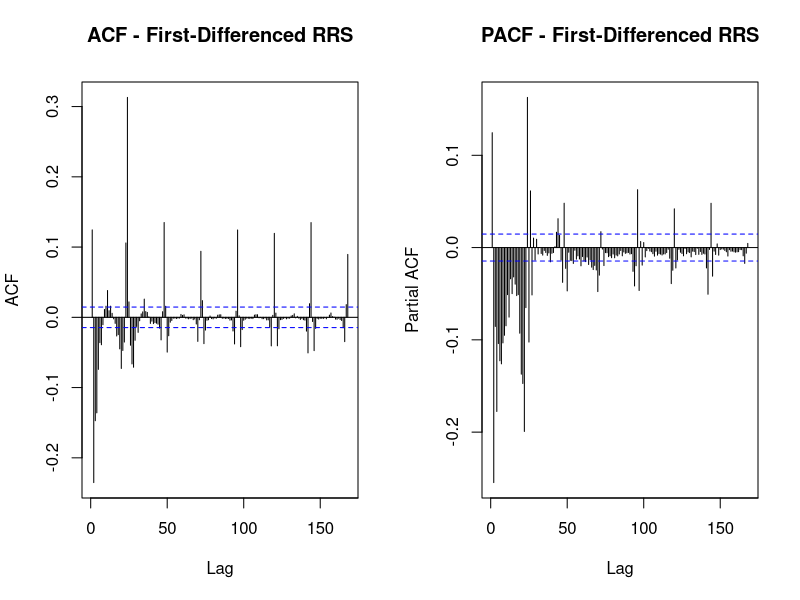

Reproduce this figure in R. (Note: this script raises an error after producing the figure.)
## ---- chunk 1
library(lubridate)
library(ggplot2)
library(forecast)
library(tidyverse)

#Load processed training data exported from data exploration
train_data <- read.csv("./Data/train_period_clean/data_train.csv")
## ---- chunk 2
#Apply first difference
RRS_diff1 <- diff(train_data$RRS, differences = 1)

par(mfrow=c(1,2))
Acf(RRS_diff1,  lag.max = 168, main = "ACF - First-Differenced RRS")
Pacf(RRS_diff1, lag.max = 168, main = "PACF - First-Differenced RRS")
par(mfrow=c(1,1))
## ---- chunk 3
ARIMA_RRS <- Arima(ts_RRS_arima,
                   order = c(1, 1, 1),
                   include.drift = FALSE)

print(ARIMA_RRS)
## ---- chunk 4
checkresiduals(ARIMA_RRS)
## ---- chunk 5
lb_test <- Box.test(ARIMA_RRS$residuals, lag = 24, type = "Ljung-Box")
print(lb_test)
## ---- chunk 6
#Generate Fourier terms for daily cycle (period = 24, k = 6)
fourier_train <- fourier(ts_RRS_arima, K = 6)

#Fit ARIMA(1,1,1) with Fourier terms as external regressors
ARIMA_Fourier_RRS <- Arima(ts_RRS_arima,
                            order = c(1, 1, 1),
                            include.drift = FALSE,
                            xreg = fourier_train)

print(ARIMA_Fourier_RRS)
## ---- chunk 7
checkresiduals(ARIMA_Fourier_RRS)
## ---- chunk 8
lb_test_fourier <- Box.test(ARIMA_Fourier_RRS$residuals, lag = 24, type = "Ljung-Box")
print(lb_test_fourier)
## ---- chunk 9
#Load test data
test_data <- read.csv("./Data/test_period_clean/data_test.csv")
n_test <- nrow(test_data)

#ARIMA(1,1,1) forecast and accuracy
forecast_arima <- forecast(ARIMA_RRS, h = n_test)
accuracy(forecast_arima, test_data$RRS)
## ---- chunk 10
#ARIMA + Fourier forecast and accuracy
fourier_test <- fourier(ts_RRS_arima, K=6, h=n_test)
forecast_fourier <- forecast(ARIMA_Fourier_RRS, xreg=fourier_test, h=n_test)
accuracy(forecast_fourier, test_data$RRS)
## ---- chunk 11
K_values <- 1:12

results <- lapply(K_values, function(K) {
  
  fourier_train <- fourier(ts_RRS_arima, K = K)
  
  model <- Arima(ts_RRS_arima,
                 order = c(1,1,1),
                 xreg = fourier_train)
  
  n_test <- nrow(test_data)
  fourier_test <- fourier(ts_RRS_arima, K = K, h = n_test)
  
  fc <- forecast(model, xreg = fourier_test, h = n_test)
  
  acc <- accuracy(fc, test_data$RRS)
  
  data.frame(
    K = K,
    RMSE = acc[2, "RMSE"],
    MAE = acc[2, "MAE"]
  )
})

do.call(rbind, results)
## ---- chunk 12
# Generate training regressors
fourier_train <- fourier(ts_RRS_arima, K = 2)

# Fit model
fit_auto <- auto.arima(ts_RRS_arima,
                       xreg = fourier_train,
                       seasonal = FALSE)

# Generate future regressors
fourier_test <- fourier(ts_RRS_arima, K = 2, h = n_test)

# Forecast WITH xreg
fc_auto <- forecast(fit_auto,
                    xreg = fourier_test,
                    h = n_test)

# Accuracy
accuracy(fc_auto, test_data$RRS)
## ---- chunk 13
#ARIMA + Fourier forecast and accuracy
fourier_train <- fourier(ts_RRS_arima, K = 2)
ARIMA_Fourier_RRS <- Arima(ts_RRS_arima,
                            order = c(1, 1, 1),
                            include.drift = FALSE,
                            xreg = fourier_train)

fourier_test <- fourier(ts_RRS_arima, K = 2, h = n_test)
forecast_fourier <- forecast(ARIMA_Fourier_RRS, xreg = fourier_test, h = n_test)
accuracy(forecast_fourier, test_data$RRS)
## ---- chunk 14
ts_RRS_train <- ts(RRS_train$RRS,
                   frequency = 24)
ts_RRS_test <- ts(RRS_test$RRS,
                   frequency = 24)
## ---- chunk 15
# fit model
RRS_nnetar_01 <- nnetar(ts_RRS_train)
# forecast
RRS_nnetar_fc <- forecast(RRS_nnetar_01, h = 2352)
plot(RRS_nnetar_fc)
## ---- chunk 16
# Accuracy
accuracy(RRS_nnetar_fc, RRS_test$RRS)
## ---- chunk 17
mtts_RRS_train <- msts(
  RRS_train$RRS,
  seasonal.periods = c(24, 168)
)
mtts_RRS_test <- msts(
  RRS_test$RRS,
  seasonal.periods = c(24, 168)
)

# Fit TBATS model
RRS_tbats_01 <- tbats(mtts_RRS_train, lambda = "auto")

# Forecast
RRS_tbats_fc <- forecast(RRS_tbats_01, h = 2352)
## ---- chunk 18
# Accuracy
accuracy(RRS_tbats_fc, RRS_test$RRS)
## ---- chunk 19
# Seasonal naive (daily pattern)
RRS_snaive_fc <- snaive(ts_RRS_train, h = 2352)

# Plot
plot(RRS_snaive_fc)
lines(ts_RRS_test, col = "red")

# Accuracy
accuracy(RRS_snaive_fc,  RRS_test$RRS)
## ---- chunk 20
# Extract test set metrics for each model
get_metrics <- function(acc) {
  c(
    RMSE = acc["Test set", "RMSE"],
    MAE  = acc["Test set", "MAE"],
    MASE = acc["Test set", "MASE"]
  )
}

# ARIMA
acc_arima <- accuracy(forecast_arima, test_data$RRS)

# ARIMA + Fourier
acc_fourier <- accuracy(forecast_fourier, test_data$RRS)

# NNETAR
acc_nnetar <- accuracy(RRS_nnetar_fc, test_data$RRS)

# TBATS
acc_tbats <- accuracy(RRS_tbats_fc, as.numeric(mtts_RRS_test))

# Seasonal Naive (daily)
acc_snaive_d <- accuracy(RRS_snaive_fc, test_data$RRS)

# Combine into table
comparison_table <- rbind(
  ARIMA            = get_metrics(acc_arima),
  ARIMA_Fourier    = get_metrics(acc_fourier),
  NNETAR           = get_metrics(acc_nnetar),
  TBATS            = get_metrics(acc_tbats),
  SNaive_Daily     = get_metrics(acc_snaive_d)
)

# Convert to dataframe
comparison_table <- as.data.frame(comparison_table)

# Print nicely
round(comparison_table, 3)
write.csv(comparison_table, "model_comparison.csv", row.names = FALSE)
## ---- chunk 21
plot(time_index, ts_RRS_test,
     type = "l",
     col = "black", lwd = 2,
     main = "Forecast vs Actual (Real Time)",
     xlab = "Date", ylab = "RRS")

lines(time_index, forecast_arima$mean, col = "#1f77b4", lwd = 1)
lines(time_index, forecast_fourier$mean, col = "#2ca02c", lwd = 1)
lines(time_index, RRS_tbats_fc$mean, col = "#ff7f0e", lwd = 1)
lines(time_index, RRS_snaive_fc$mean, col = "#d62728", lwd = 1, lty = 2)

legend("topright",
       legend = c("Actual", "ARIMA", "ARIMA+Fourier", "TBATS", "SNaive"),
       col = c("black", "#1f77b4", "#2ca02c", "#ff7f0e", "#d62728"),
       lwd = 2, lty = c(1,1,1,1,2),
       bty = "n")

## ---- chunk 22
ylim_use <- c(0, quantile(ts_RRS_test, 0.99, na.rm = TRUE))

plot(time_index, ts_RRS_test,
     type = "l",
     col = "black", lwd = 2,
     ylim = ylim_use,
     main = "Forecast vs Actual (Zoomed)",
     xlab = "Date", ylab = "RRS")

lines(time_index, forecast_arima$mean,   col = "#1f77b4", lwd = 1)
lines(time_index, forecast_fourier$mean, col = "#2ca02c", lwd = 1)
lines(time_index, RRS_tbats_fc$mean,     col = "#ff7f0e", lwd = 1)
lines(time_index, RRS_snaive_fc$mean,    col = "#d62728", lwd = 1, lty = 2)

legend("topright",
       legend = c("Actual", "ARIMA", "ARIMA+Fourier", "TBATS", "SNaive"),
       col = c("black", "#1f77b4", "#2ca02c", "#ff7f0e", "#d62728"),
       lwd = 1, 
       cex = 0.8,
       lty = c(1,1,1,1,2), bty = "n")
## ---- chunk 23
#Zoom in to see last week of January 
# Define window (last week of Jan)
start_date <- as.POSIXct("2026-01-25 00:00")
end_date   <- as.POSIXct("2026-01-31 23:59")

idx <- time_index >= start_date & time_index <= end_date
plot(time_index[idx], ts_RRS_test[idx],
     type = "l",
     col = "black", lwd = 2,
     main = "Forecast vs Actual (Last Week of January)",
     xlab = "Date", ylab = "RRS")

lines(time_index[idx], forecast_arima$mean[idx], col = "#1f77b4", lwd = 1)
lines(time_index[idx], forecast_fourier$mean[idx], col = "#2ca02c", lwd = 1)
lines(time_index[idx], RRS_tbats_fc$mean[idx], col = "#ff7f0e", lwd = 1)
lines(time_index[idx], RRS_snaive_fc$mean[idx], col = "#d62728", lwd = 1, lty = 2)

legend("topright",
       legend = c("Actual", "ARIMA", "ARIMA+Fourier", "TBATS", "SNaive"),
       col = c("black", "#1f77b4", "#2ca02c", "#ff7f0e", "#d62728"),
       lwd = 2, lty = c(1,1,1,1,2),
       bty = "n")

## ---- chunk 24
#Zoom in to see last week of January 
# Define window (last week of Jan)
start_date <- as.POSIXct("2026-01-25 00:00")
end_date   <- as.POSIXct("2026-01-31 23:59")

idx <- time_index >= start_date & time_index <= end_date
plot(time_index[idx], ts_RRS_test[idx],
     type = "l",
     col = "black", lwd = 2,ylim = ylim_use,
     main = "Forecast vs Actual (Last Week of January)",
     xlab = "Date", ylab = "RRS")

lines(time_index[idx], forecast_arima$mean[idx], col = "#1f77b4", lwd = 1)
lines(time_index[idx], forecast_fourier$mean[idx], col = "#2ca02c", lwd = 1)
lines(time_index[idx], RRS_tbats_fc$mean[idx], col = "#ff7f0e", lwd = 1)
lines(time_index[idx], RRS_snaive_fc$mean[idx], col = "#d62728", lwd = 1, lty = 2)

legend("topright",
       legend = c("Actual", "ARIMA", "ARIMA+Fourier", "TBATS", "SNaive"),
       col = c("black", "#1f77b4", "#2ca02c", "#ff7f0e", "#d62728"),
       lwd = 2, lty = c(1,1,1,1,2),
       bty = "n")
